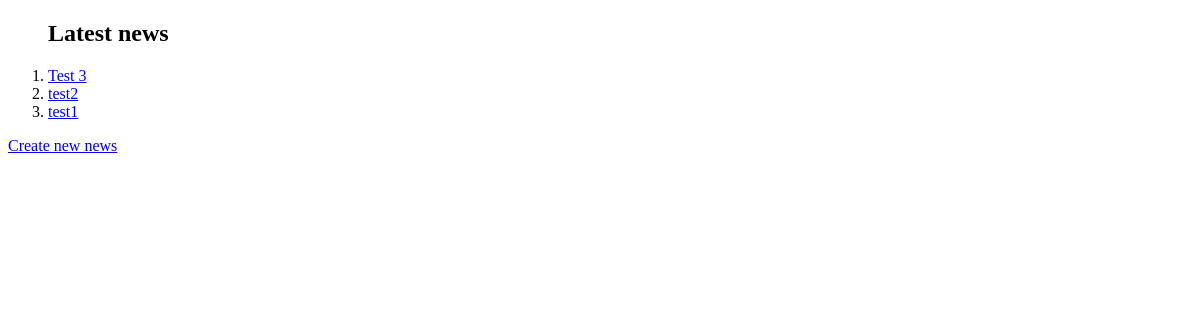
The page /news/ on the database as committed earlier.
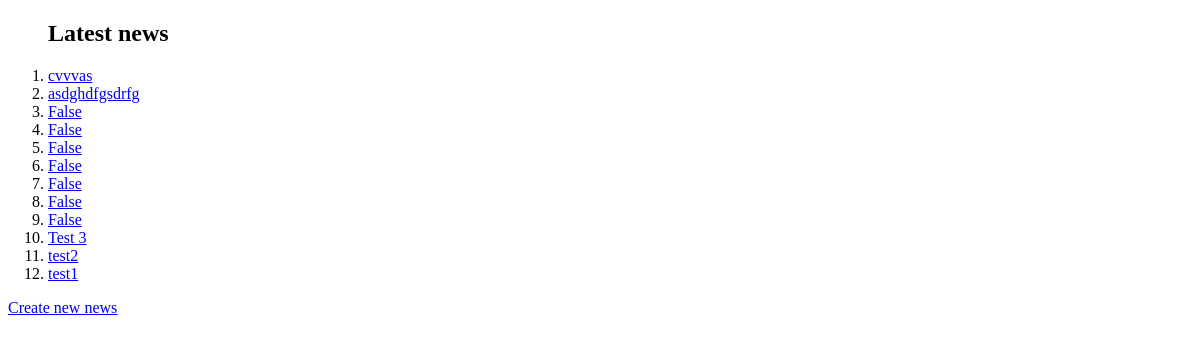
The same page on the database as committed later.
### news/models.py (models this page shows)
class News(models.Model):
    title = models.CharField(max_length=50)
    content = models.CharField(max_length=250)
    created_at = models.DateTimeField(auto_now_add=True)
    has_comments = models.BooleanField(default=False)

### news/views.py (the view)
# urls.py: path("", views.index, name="start_page"),
def index(request):
    news = get_list_or_404(News.objects.order_by("-created_at"))
    context = {"news": news}
    return render(request, "news/index.html", context)

### news/templates/news/index.html (shortened to what this page needs)
<!DOCTYPE html>
<html lang="en">
<head>
</head>
<body>
    <ol>
        <h2>Latest news</h2>
        {% for new in news %}
        <li>
            <a href="{% url 'news:detail' new.id %}">
                {{ new.title }}
            </a>
        </li>
        {% endfor %}
    </ol>
    <a href="{% url 'news:post_news' %}">Create new news</a>
</body>
</html>

Rows that differ between the two databases and show on the page:
added News: title "cvvvas"
added News: title "asdghdfgsdrfg"
added News: title "False"
added News: title "False"
added News: title "False"
added News: title "False"
added News: title "False"
added News: title "False"
added News: title "False"
